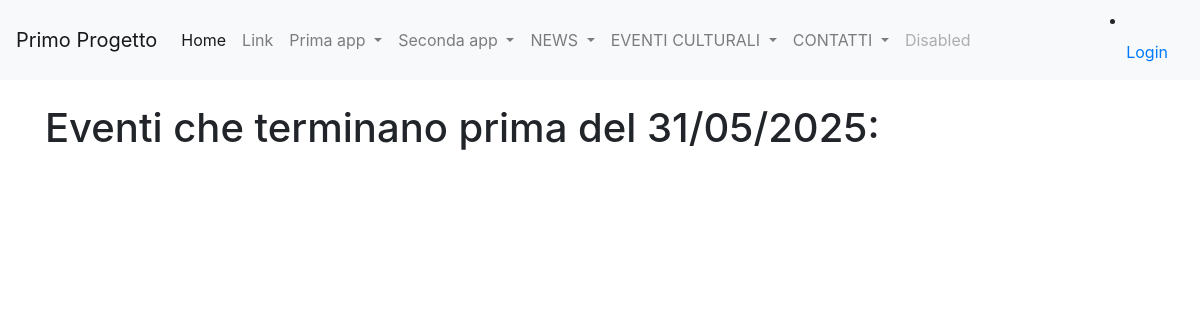
The app's page /query_e, older data.
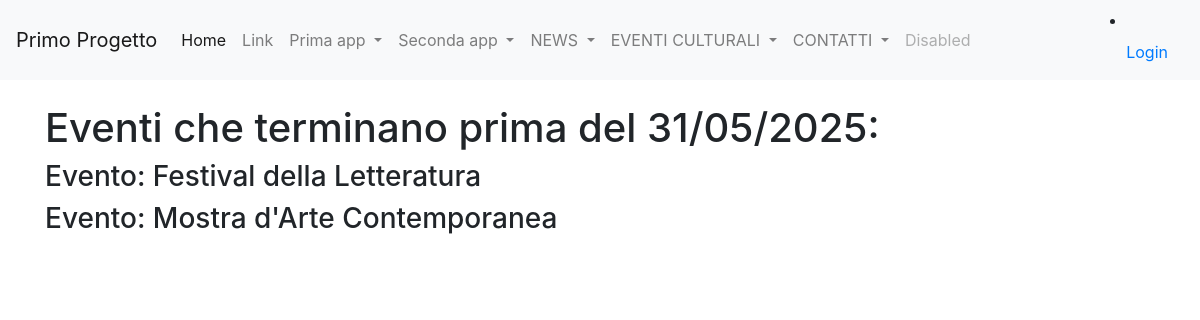
The same page, newer data.
### eventi_culturali/models.py (models this page shows)
class Evento(models.Model):
    titolo = models.CharField(max_length=100)
    descrizione = models.TextField(blank=True)
    data_inizio = models.DateField(default=datetime.now(), blank=True)
    data_fine = models.DateField(default=datetime.now(), blank=True)
    posti_disponibili = models.IntegerField(blank=True, default=0)
    def __str__(self):
        return self.titolo
    class Meta:
        verbose_name = "Evento"
        verbose_name_plural = "Eventi"

### eventi_culturali/views.py (the view)
# urls.py: path('query_e', query_e, name = "query_e"),
def query_e(request):
    query_e = Evento.objects.filter(data_fine__lt=datetime.date(2025,5,31))
    context = {"query_e": query_e}
    print(context)
    return render(request, "view_e.html", context)

### eventi_culturali/templates/view_e.html (shortened to what this page needs)
{% extends 'base.html'%}
{%block content%}
<h1>Eventi che terminano prima del 31/05/2025: </h4>
{% for evento in query_e %}
<h3>Evento: {{evento}}</h3>
{% endfor %}
{%endblock content%}

Row changes from the older to the newer data that the page shows:
added Evento: titolo "Festival della Letteratura"
added Evento: titolo "Mostra d'Arte Contemporanea"
